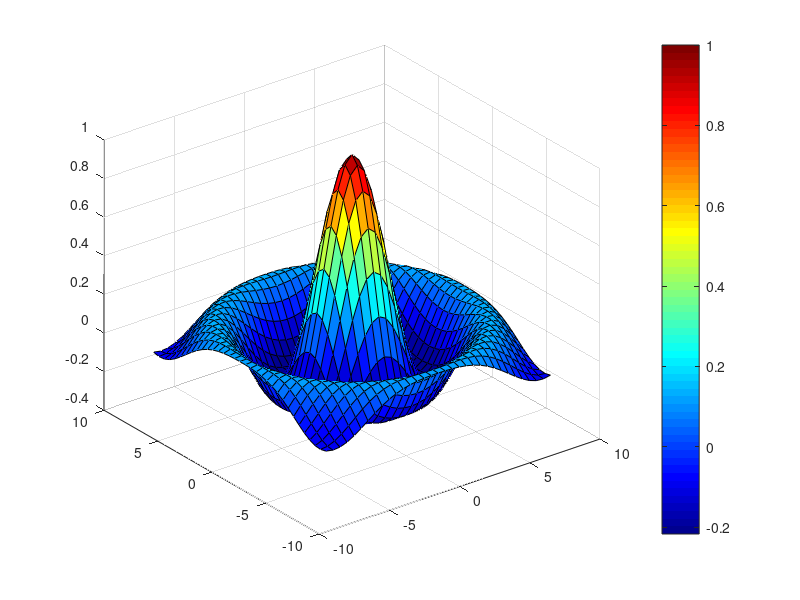

Write the MATLAB code that produced this figure.
clc;
clear;
close all;

x = -8:0.5:8;
y = -8:0.5:8;

[xx, yy] = meshgrid(x,y);

R = sqrt(xx.^2+yy.^2);
R = R + eps;

Z = sin(R)./R;

surf(xx,yy,Z);
colormap("jet");
colorbar;
